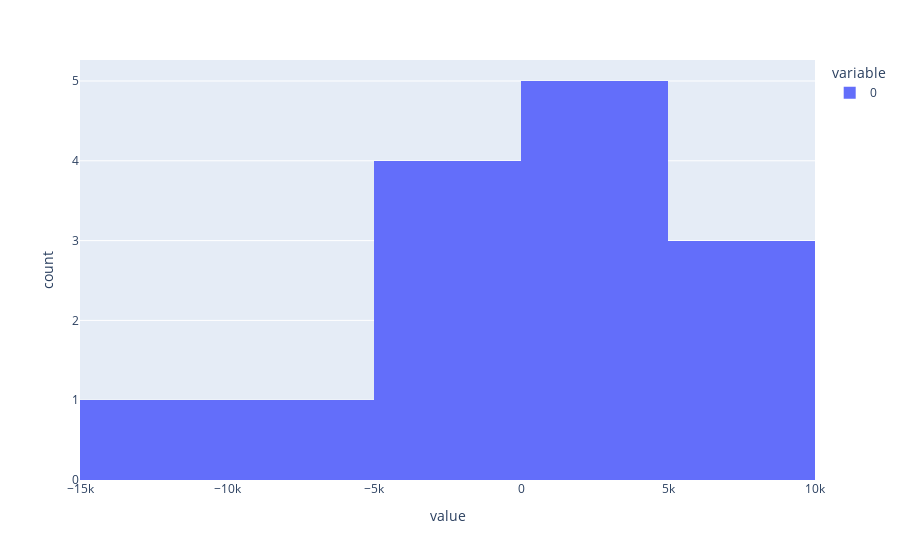

Write notebook code for a chart like this one.
### Code cell
residuals = pd.DataFrame(model_fit.resid)

residual_data = residuals.reset_index()
residual_data.reset_index(inplace = True)

px.line(x = residual_data['index'], y = residual_data[0])

px.histogram(residual_data[0])

### Figure 1 — Plotly figure (JSON) as saved in the notebook; plotly's stock layout.template omitted (floating-point values rounded to 4 significant figures)
{"data": [{"alignmentgroup": "True", "bingroup": "x", "hovertemplate": "variable=0<br>value=%{x}<br>count=%{y}<extra></extra>", "legendgroup": "0", "marker": {"color": "#636efa", "pattern": {"shape": ""}}, "name": "0", "offsetgroup": "0", "orientation": "v", "showlegend": true, "type": "histogram", "x": [null, 5542, 2871.0, -13000.0, 1259.0, -8390.0, -1880.0, 3981.0, 7952.0, 1130.0, 991.8, -1885.0, 6696.0, -3372.0, -2333.0], "xaxis": "x", "yaxis": "y"}], "layout": {"autosize": true, "barmode": "relative", "legend": {"title": {"text": "variable"}, "tracegroupgap": 0}, "margin": {"t": 60}, "xaxis": {"anchor": "y", "autorange": true, "domain": [0, 1], "range": [-15000, 10000], "title": {"text": "value"}, "type": "linear"}, "yaxis": {"anchor": "x", "autorange": true, "domain": [0, 1], "range": [0, 5.263], "title": {"text": "count"}}}}
